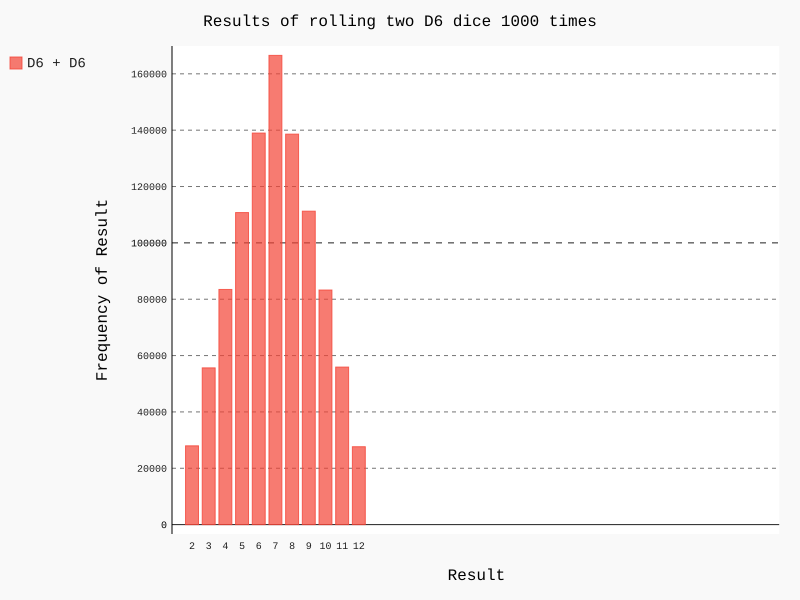

This chart was generated by the following Python code:
import pygal
from die import Die

die1 = Die()
die2 = Die()

results = []

for roll in range(1000000):
    result = die1.roll() + die2.roll()
    results.append(result)
    

frequencies = []
max_result = die1.num_sides + die2.num_sides
for value in range(2, max_result + 1):
    frequency = results.count(value)
    frequencies.append(frequency)
    

hist = pygal.Bar()

hist.title = "Results of rolling two D6 dice 1000 times"
hist.x_labels = [x for x in range(2,13)]
hist.x_title = "Result"
hist.y_title = "Frequency of Result"

hist.add('D6 + D6', frequencies)
hist.render_to_file('dice_visual.svg')
